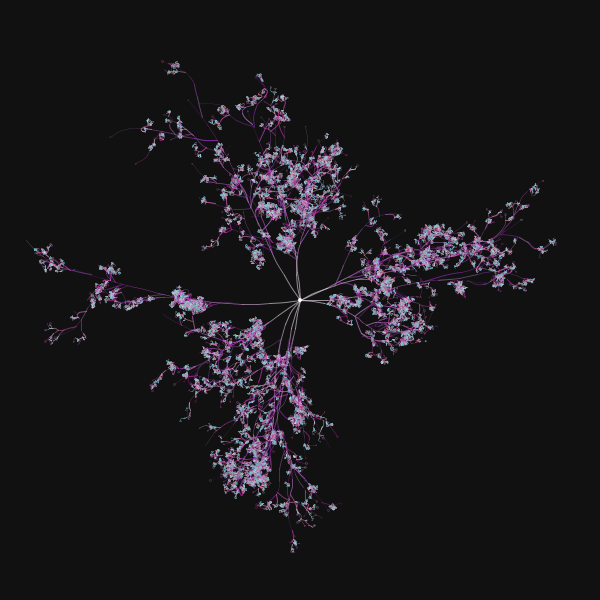
Frame 1 (no input)
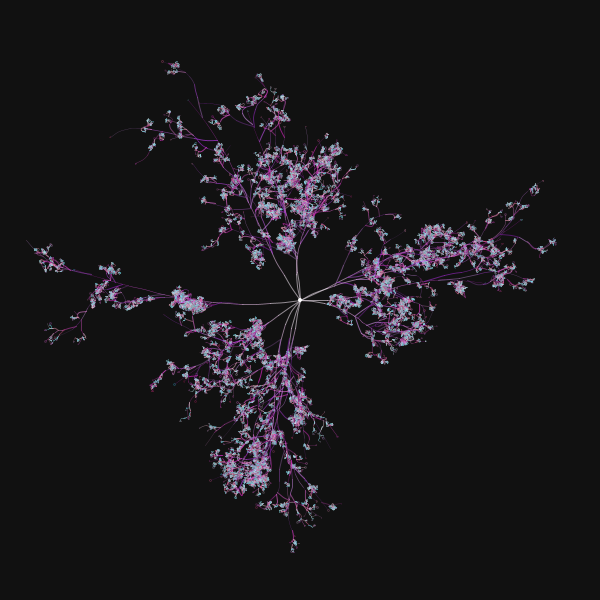
Frame 2 (the mouse pressed at the canvas centre, redrawn once)

The Processing sketch that drew these frames (run headless with seeded random() and noise(); the mouse was pressed at the canvas centre and the sketch redrawn once):

// Processing sketch: processing_117696
// ── processing_117696.pde

// Random Seed Settings
long FRACTAL_SEED = 28926;
long COLOR_SEED = 15189;

//    Settings                                    // Appropriate range, def val
int   NUM_GENERATION  = 4;                        //             4
float BASE_LENGTH = 180;                          //(1, 220)     180
float BASE_LENGTH_VAR = 60;                       //(1, 100)     60
float BASE_ROTATION = 0;                          //(0, 360)     0
float TOTAL_BRANCH = 12;                          //(1, 40)      12
float ANGLE_DISTRIBUTION = 120;                   //(0, 200)     120
float GEN_LENGTH = 0;                             //-100, 100)   0
float GEN_LENGTH_VAR = 0.5;                       //             0.5 
float GEN_ANGLE = 60;                             //(1, 360)     60
float TANGENT_LENGTH = 80;                        //(20, 180)    80
float G0_HUE, G1_HUE, G2_HUE, G3_HUE, G4_HUE;

ArrayList allPlant; 
fractalPlant fp;

void setup() {
  size(600, 600);
  smooth(16);
  randomSeed(COLOR_SEED); 
  G0_HUE = random(360);
  G1_HUE = random(360);
  G2_HUE = random(360);
  G3_HUE = random(360);
  G4_HUE = random(360);
} // end of setup

void draw() {
  background(#111111);
  initFractalPlant();
  for (int i = allPlant.size()-1; i >= 0; i--) {
    fractalPlant p = (fractalPlant) allPlant.get(i);
    p.render();
  }
  fill(#ffffff);
  noStroke();
  ellipse(width/2, height/2, 4, 4);
  //text((int)frameRate + " FPS", 10, 20);
  noLoop();  // ***disable lood and redraw only when key pressed***
} // end of draw

void initFractalPlant() {
  randomSeed(FRACTAL_SEED); 
  PVector ORIGIN = new PVector(width/2, height/2);
  allPlant = new ArrayList();
  for (int i = 0; i < TOTAL_BRANCH; i++) {
    float cLength = BASE_LENGTH + rvar(BASE_LENGTH_VAR) ; // random base length
    float rnd = radians( random(120)*ANGLE_DISTRIBUTION + BASE_ROTATION); //rgs
    float cgx = cLength*cos(rnd /*+ rndNoise(0.5)*/);
    float cgy = cLength*sin(rnd /*+ rndNoise(0.5)*/);   
    fp = new fractalPlant(ORIGIN.x, ORIGIN.y, ORIGIN.x + cgx, ORIGIN.y + cgy, TANGENT_LENGTH, 8, NUM_GENERATION);
    allPlant.add(fp);
  }
} // end

void keyPressed() {
  if (key == 'z' | key == 'Z') {
    FRACTAL_SEED = millis();
    //println("pSEED: " + FRACTAL_SEED);
    redraw();
  }
  if (key == 'x' | key == 'X') {
    COLOR_SEED = millis();
    randomSeed(COLOR_SEED);
    //println("cSEED: " + COLOR_SEED);
    G0_HUE = random(360);
    G1_HUE = random(360);
    G2_HUE = random(360);
    G3_HUE = random(360);
    G4_HUE = random(360);
    redraw();
  }
}

// util functions
float rndNoise(float _mag) {
  float mag = _mag;
  return noise( random(99999) + frameCount*random(0.001, 0.01)*mag );
}

float rvar(float x) {
  return random(-x, x);
}

// class
class fractalPlant {

  PVector ori, tgt, dir;
  float headingAngle, tangentLength, tangent_OriX, tangent_OriY, 
  tangent_TgtX, tangent_TgtY, rndAngleOri, rndAngleTgt;
  PShape cv;
  int cvSteps;  // curve vertex resolution
  int generation;
  fractalPlant fp;

  fractalPlant(float ox, float  oy, float  tx, float  ty, float tLength, int _cvStep, int gen) {
    ori = new PVector(ox, oy);
    tgt = new PVector(tx, ty);
    generation = gen;
    cvSteps = _cvStep;

    tangentLength = tLength;
    dir = PVector.sub(tgt, ori);
    //headingAngle = dir.heading(); // heading() not available in JS mode
    headingAngle = atan2(dir.y, dir.x);

    rndAngleOri = radians( random(-20, 20) );
    rndAngleTgt = radians( random(-60, 60) );
    tangent_OriX = tangentLength * cos(headingAngle + rndAngleOri) + ori.x;
    tangent_OriY = tangentLength * sin(headingAngle + rndAngleOri) + ori.y;
    tangent_TgtX = -tangentLength * cos(headingAngle + rndAngleTgt) + tgt.x;
    tangent_TgtY = -tangentLength * sin(headingAngle + rndAngleTgt) + tgt.y;

    // execute only once
    initializeCurveVertex();
  } // end of constructor

  void render() {
    addTip();
    drawCurveVertex();
  } // end of render

  void initializeCurveVertex() {
    if (generation > 0) {
      float numBranch;
      if (generation == 4) {
        numBranch = random(4, 16);  // random(2, 16);
      }
      else if (generation == 3) {
        numBranch = random(1, 6);  // random(1, 6);
      } 
      else {
        numBranch = random(1, 3);  // random(1, 3);
      }

      for (int i=0; i < numBranch; i++) {  // random number of branches
        float newLength = (ori.dist(tgt)+GEN_LENGTH) * abs(rvar(GEN_LENGTH_VAR)); 
        int newCvSteps = cvSteps-3;
        if (newCvSteps < 3) newCvSteps = 3;
        float rndAngle = radians( rvar(GEN_ANGLE) );
        float cgx = newLength*cos(headingAngle + rndAngle  /*+ rndNoise(0.5)*/);  //set target grow length + heading angle
        float cgy = newLength*sin(headingAngle + rndAngle  /*+ rndNoise(0.5)*/);
        float growRange = random(0.15, 0.95); //limit generation grow area 0=start, 1=end
        PVector j = getBzPoint(growRange).get(); 

        fp = new fractalPlant(j.x, j.y, j.x + cgx, j.y + cgy, tangentLength/2, newCvSteps, generation - 1 );
        allPlant.add(fp);
      } // end of loop branches
    } // end of generation
  } // end of initializeCurveVertex

  void drawCurveVertex() {
    for (float p=0; p < cvSteps; p++) {
      float tStart = p / (float)cvSteps;
      float tMid = (p+0.5f) / (float)cvSteps;
      float tEnd = (p+1.0f) / (float)cvSteps;
      PVector point_at_pStart = getBzPoint(tStart).get();
      PVector point_at_pMid = getBzPoint(tMid).get();
      PVector point_at_pEnd = getBzPoint(tEnd).get();

      // Make sure generation number is relevent to color
      noFill(); 
      colorMode(HSB, 360, 100, 100, 100);
      /***************/      stroke(G4_HUE, map(p, 0, cvSteps, 5, 100), 92, 60);      // stroke color
      if (generation == 3) stroke(G3_HUE, random(36, 85), random(40, 99), 60);
      if (generation == 2) stroke(G2_HUE, random(36, 85), random(40, 99), 60);
      if (generation == 1) stroke(G1_HUE, random(8, 60), random(60, 99), 60);
      if (generation == 0) stroke(G0_HUE, random(8, 60), random(60, 99), 60);
      colorMode(RGB, 255);

      strokeWeight(map(p, 0, cvSteps, 1, 0.1));         // stroke weight here
      beginShape();
      curveVertex(point_at_pStart.x, point_at_pStart.y);  // for curve vertex only
      curveVertex(point_at_pStart.x, point_at_pStart.y);
      curveVertex(point_at_pMid.x, point_at_pMid.y);
      curveVertex(point_at_pEnd.x, point_at_pEnd.y);
      curveVertex(point_at_pEnd.x, point_at_pEnd.y);   // for curve vertex only
      endShape();
    }
  } // end of drawCurveVertex

  void addTip() {
    float rndSize = random(0.25, 2);
    noStroke();
    colorMode(HSB, 360, 100, 100, 100);
    /***************/    stroke(G0_HUE, random(36, 85), random(40, 99), 60);      // stroke color
    if (generation == 3) stroke(G1_HUE, random(36, 85), random(40, 99), 60);
    if (generation == 2) stroke(G2_HUE, random(36, 85), random(40, 99), 60);
    if (generation == 1) stroke(G3_HUE, random(8, 60), random(60, 99), 60);
    if (generation == 0) stroke(G4_HUE, random(8, 60), random(60, 99), 60);
    colorMode(RGB, 255);
    ellipse(tgt.x, tgt.y, rndSize, rndSize);
  } // end of addTip

  PVector getBzPoint(float _step) {
    float step = _step;
    float x = bezierPoint(ori.x, tangent_OriX, tangent_TgtX, tgt.x, step);
    float y = bezierPoint(ori.y, tangent_OriY, tangent_TgtY, tgt.y, step);
    PVector bzPoint = new PVector(x, y);
    return bzPoint;
  } // end of getBzPoint
} // end of class fractalPlant
